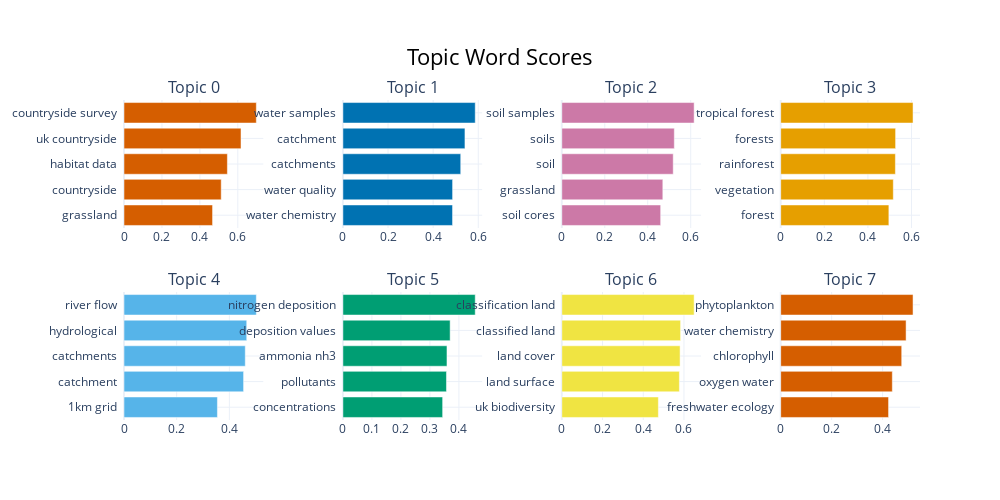

The notebook cell this image was saved under:
### Code cell
topic_model.visualize_barchart()

### Figure 1 — Plotly figure (JSON) as saved in the notebook; plotly's stock layout.template omitted (floating-point values rounded to 4 significant figures)
{"data": [{"marker": {"color": "#D55E00"}, "orientation": "h", "type": "bar", "x": [0.4669, 0.5125, 0.545, 0.6169, 0.6976], "xaxis": "x", "y": ["grassland  ", "countryside  ", "habitat data  ", "uk countryside  ", "countryside survey  "], "yaxis": "y"}, {"marker": {"color": "#0072B2"}, "orientation": "h", "type": "bar", "x": [0.486, 0.4862, 0.5223, 0.541, 0.5866], "xaxis": "x2", "y": ["water chemistry  ", "water quality  ", "catchments  ", "catchment  ", "water samples  "], "yaxis": "y2"}, {"marker": {"color": "#CC79A7"}, "orientation": "h", "type": "bar", "x": [0.4602, 0.4702, 0.5186, 0.5237, 0.6159], "xaxis": "x3", "y": ["soil cores  ", "grassland  ", "soil  ", "soils  ", "soil samples  "], "yaxis": "y3"}, {"marker": {"color": "#E69F00"}, "orientation": "h", "type": "bar", "x": [0.4961, 0.5164, 0.526, 0.5269, 0.6069], "xaxis": "x4", "y": ["forest  ", "vegetation  ", "rainforest  ", "forests  ", "tropical forest  "], "yaxis": "y4"}, {"marker": {"color": "#56B4E9"}, "orientation": "h", "type": "bar", "x": [0.3546, 0.454, 0.4604, 0.4659, 0.5024], "xaxis": "x5", "y": ["1km grid  ", "catchment  ", "catchments  ", "hydrological  ", "river flow  "], "yaxis": "y5"}, {"marker": {"color": "#009E73"}, "orientation": "h", "type": "bar", "x": [0.3438, 0.357, 0.3588, 0.3697, 0.4562], "xaxis": "x6", "y": ["concentrations  ", "pollutants  ", "ammonia nh3  ", "deposition values  ", "nitrogen deposition  "], "yaxis": "y6"}, {"marker": {"color": "#F0E442"}, "orientation": "h", "type": "bar", "x": [0.4742, 0.5775, 0.5809, 0.5834, 0.6499], "xaxis": "x7", "y": ["uk biodiversity  ", "land surface  ", "land cover  ", "classified land  ", "classification land  "], "yaxis": "y7"}, {"marker": {"color": "#D55E00"}, "orientation": "h", "type": "bar", "x": [0.4233, 0.4381, 0.4749, 0.492, 0.5193], "xaxis": "x8", "y": ["freshwater ecology  ", "oxygen water  ", "chlorophyll  ", "water chemistry  ", "phytoplankton  "], "yaxis": "y8"}], "layout": {"annotations": [{"font": {"size": 16}, "showarrow": false, "text": "Topic 0", "x": 0.0875, "xanchor": "center", "xref": "paper", "y": 1, "yanchor": "bottom", "yref": "paper"}, {"font": {"size": 16}, "showarrow": false, "text": "Topic 1", "x": 0.3625, "xanchor": "center", "xref": "paper", "y": 1, "yanchor": "bottom", "yref": "paper"}, {"font": {"size": 16}, "showarrow": false, "text": "Topic 2", "x": 0.6375, "xanchor": "center", "xref": "paper", "y": 1, "yanchor": "bottom", "yref": "paper"}, {"font": {"size": 16}, "showarrow": false, "text": "Topic 3", "x": 0.9125, "xanchor": "center", "xref": "paper", "y": 1, "yanchor": "bottom", "yref": "paper"}, {"font": {"size": 16}, "showarrow": false, "text": "Topic 4", "x": 0.0875, "xanchor": "center", "xref": "paper", "y": 0.4, "yanchor": "bottom", "yref": "paper"}, {"font": {"size": 16}, "showarrow": false, "text": "Topic 5", "x": 0.3625, "xanchor": "center", "xref": "paper", "y": 0.4, "yanchor": "bottom", "yref": "paper"}, {"font": {"size": 16}, "showarrow": false, "text": "Topic 6", "x": 0.6375, "xanchor": "center", "xref": "paper", "y": 0.4, "yanchor": "bottom", "yref": "paper"}, {"font": {"size": 16}, "showarrow": false, "text": "Topic 7", "x": 0.9125, "xanchor": "center", "xref": "paper", "y": 0.4, "yanchor": "bottom", "yref": "paper"}], "height": 500, "hoverlabel": {"bgcolor": "white", "font": {"family": "Rockwell", "size": 16}}, "showlegend": false, "title": {"font": {"color": "Black", "size": 22}, "text": "Topic Word Scores", "x": 0.5, "xanchor": "center", "yanchor": "top"}, "width": 1000, "xaxis": {"anchor": "y", "domain": [0, 0.175], "showgrid": true}, "xaxis2": {"anchor": "y2", "domain": [0.275, 0.45], "showgrid": true}, "xaxis3": {"anchor": "y3", "domain": [0.55, 0.725], "showgrid": true}, "xaxis4": {"anchor": "y4", "domain": [0.825, 1], "showgrid": true}, "xaxis5": {"anchor": "y5", "domain": [0, 0.175], "showgrid": true}, "xaxis6": {"anchor": "y6", "domain": [0.275, 0.45], "showgrid": true}, "xaxis7": {"anchor": "y7", "domain": [0.55, 0.725], "showgrid": true}, "xaxis8": {"anchor": "y8", "domain": [0.825, 1], "showgrid": true}, "yaxis": {"anchor": "x", "domain": [0.6, 1], "showgrid": true}, "yaxis2": {"anchor": "x2", "domain": [0.6, 1], "showgrid": true}, "yaxis3": {"anchor": "x3", "domain": [0.6, 1], "showgrid": true}, "yaxis4": {"anchor": "x4", "domain": [0.6, 1], "showgrid": true}, "yaxis5": {"anchor": "x5", "domain": [0, 0.4], "showgrid": true}, "yaxis6": {"anchor": "x6", "domain": [0, 0.4], "showgrid": true}, "yaxis7": {"anchor": "x7", "domain": [0, 0.4], "showgrid": true}, "yaxis8": {"anchor": "x8", "domain": [0, 0.4], "showgrid": true}}}
